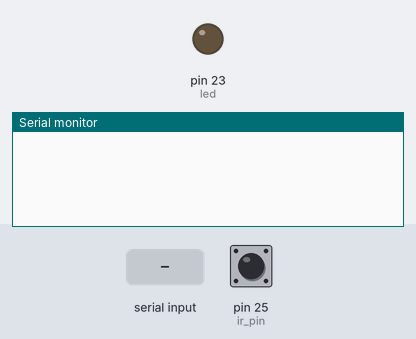
This sketch was run on a simulated Arduino Mega 2560, built with avr-gcc and run on an emulated ATmega2560. On the bench: output pins drawn as LEDs (lit = HIGH), the last lines printed to the serial monitor. Inputs (shaded band) come from the test bench; at power-on: pin 25 (ir_pin) LOW.

Above: at 1.2 s.
1.3 s: pin 25 (ir_pin) pulsed HIGH 2 times (0.12 s each, 0.3 s apart)
At 2.2 s:
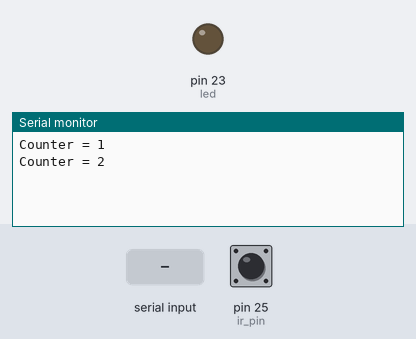
3.4 s: "200\n" received over Serial
At 4.0 s:
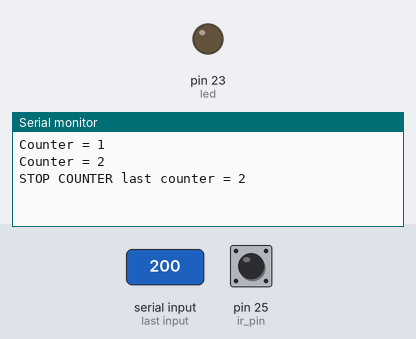

The sketch:

PSCS_Arduino_Code.ino.ino
```cpp
#include <LiquidCrystal.h>
#include <ctype.h>
const int rs = A15, en = A14, d4 = A7, d5 = A6, d6 = A5, d7 = A4;
LiquidCrystal lcd(rs, en, d4, d5, d6, d7);

String inputString = "";
boolean stringComplete = false;
unsigned long End = -1;
unsigned long hitObject = true;
unsigned long ir_pin = 25;
unsigned long counter = 0;

unsigned long state;
unsigned long stop_flag=0;
unsigned long t_delay = 60000;
unsigned long timer;
unsigned long last_change;

unsigned long led=23;
unsigned long sensor_input;

void setup()
{
  Serial.begin(9600);
  pinMode(ir_pin,INPUT);
  pinMode(led,OUTPUT);

  /*
  Serial.println("Welcome to ProximitySensorCountingSoftware");
  lcd.begin(16,2);
  lcd.print("Counter = ");
  lcd.setCursor(0,2);
  lcd.print("  ");
  lcd.setCursor(0,2);
  lcd.print(counter);
  digitalWrite(led,HIGH);
  */
}

void loop()
{
    if (inputString == "RESTART")
    {
        counter = 0;
        hitObject = true;
        state = 0;
        t_delay = 80000;
        stop_flag = 0;
        End = -1;
        //Serial.println(inputString);
        // clear the string:
        Serial.println("Restarting...");
        inputString = "";
        //stringComplete = false;
        delay(1500);
        //Serial.println("");
        //lcd.clear();
    }
    else
    {

      End = inputString.toInt(); // Transform the Input string to Integer for comaprison to counter
      inputString = "";
      sensor_input = digitalRead(ir_pin); //Read from Sensor Pin

      if( sensor_input ==1 && hitObject == true && stop_flag==0)
      {
              hitObject = false;

              last_change=millis();
      }

      else if( sensor_input == 0 && hitObject == false && stop_flag == 0)
      {
              counter++;
              hitObject = true;

              Serial.print("Counter = ");
              Serial.println(counter);

              last_change=millis();
              /*
              lcd.setCursor(0,1);
              lcd.print("             ");
              lcd.setCursor(0,1);
              lcd.print(counter);
              */
      }

      timer=millis();
      state=timer-last_change;
            //vipE=state+vipC;
            //Serial.print("state = ");
            //Serial.println(state);

      //////////////////////////////////////////////////////////////////////////////////////////////////////////////
      // Counter Stop Check
      if (End > 1)
      {
          if(state>t_delay || counter >= End)
          {
            stop_flag = 1;
                Serial.print("STOP COUNTER last counter = ");
                Serial.println(counter);
                /*
                lcd.setCursor(12,1);
                lcd.print("STOP");
                Serial.print ("     ");
                Serial.print (End );
                lcd.setCursor(0,2);
                lcd.print(counter);
                Serial.println(counter);
                start=0;
                */
                //digitalWrite(led,LOW);
               inputString = Serial.readString(); //Read for restart Input

            }
            else
            {
                //digitalWrite(led,HIGH);

            }
      }

  }
  //state = millis();
  }

void serialEvent()
{
    while (Serial.available())
  {
    // get the new byte:
    char inChar = (char)Serial.read();
    // add it to the inputString:
    inputString += inChar;
    // if the incoming character is a newline, set a flag
    // so the main loop can do something about it:
    //if (inChar == '\n')
    //{
    //  stringComplete = true;
    //}
}
}
//////////////////////////////////////////////////////////////////////////////////////////////////////////////
/*
//#include <SoftReset.h>
//#include <Keypad.h>
//#include <avr/wdt.h>
//int start;

const byte ROWS = 4; //four rows
const byte COLS = 4; //four columns
//define the cymbols on the buttons of the keypads
char hexaKeys[ROWS][COLS] = {
  {'1','2','3','A'},
  {'4','5','6','B'},
  {'7','8','9','C'},
  {'*','0','#','D'}
};
byte rowPins[ROWS] = {53, 51, 49, 47 } ; //connect to the row pinouts of the keypad
byte colPins[COLS] = {45 , 43 , 41, 39 }; //connect to the column pinouts of the keypad

//initialize an instance of class NewKeypad
Keypad customKeypad = Keypad( makeKeymap(hexaKeys), rowPins, colPins, ROWS, COLS);
*/

/*
  while(start==0){
   char key1 = customKeypad.getKey();
   switch (key1) {
     case NO_KEY:
     break;

     case '0': case '1': case '2': case '3': case '4':
     case '5': case '6': case '7': case '8': case '9':
     Serial.print(key1);
         firstvariable = firstvariable* 10 + key1 - '0';
        lcd.setCursor(0,1);
        lcd.print(firstvariable);
     break;

     case '#':
         Serial.println ();
     Serial.print ("Value is: ");
     Serial.print (firstvariable );
     start=1;
     last_change=0;
         break;

     case '*':
         firstvariable = 0;
  //       Serial.clear();
         Serial.println ();
     Serial.print ("Reset value:");
     Serial.print (firstvariable );

     case 'A':
        firstvariable = 0;
        start=0;
        stop_flage==0;
        timer=0;
        last_change=0;
        counter=0;
        sensor_input =1;
        hitObject=true;
        state=0;
        lcd.clear();
        lcd.print("Counter = ");
        lcd.setCursor(0,2);
        lcd.print("  ");

        lcd.setCursor(0,2);
        lcd.print(counter);

             Serial.println ("Reset system");

        soft_restart();
   }
  }
  */
```

Measured:
- after the input at 1.3 s, the serial monitor: prints a new line after 0.12 s (image 1)
- after the input at 3.4 s, the serial monitor: prints a new line at once (image 2)
